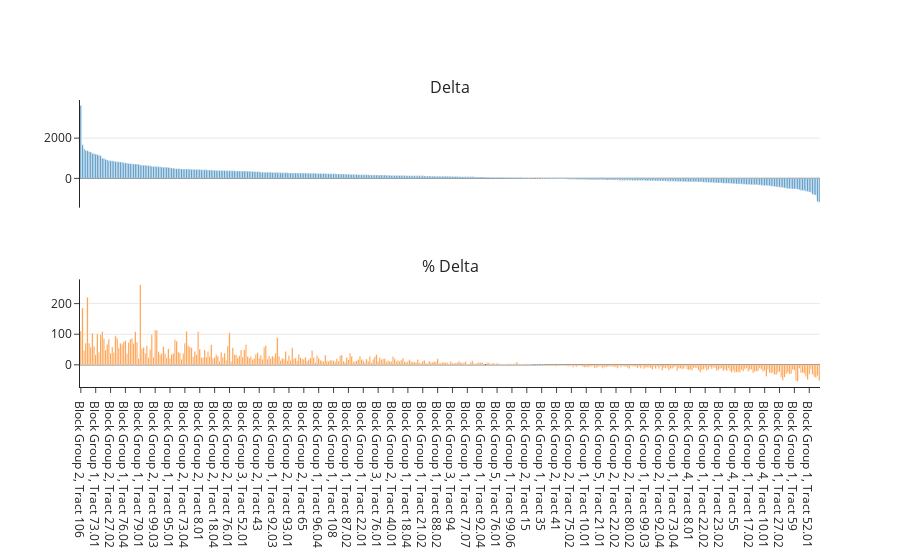

Source (notebook cell):
### Code cell
# Add the percentage to the analysis
fig = make_subplots(rows=2, cols=1, shared_xaxes=True, subplot_titles=('Delta', '% Delta'))

# Add absolute differences
fig.add_trace(
    go.Bar(x = features['name'], y = features['delta']),
    row=1, col=1
)

# Add percentage differences
fig.add_trace(
    go.Bar(x = features['name'], y = features['delta_percentage']),
    row=2, col=1
)

fig.update_layout(
    template='simple_white',
    xaxis = dict(visible=False, showticklabels=False),
    yaxis = dict(showgrid = True,  zeroline=True),
    yaxis2 = dict(showgrid = True,  zeroline=True),
    hovermode='x unified',
    showlegend=False

)

### Figure 1 — Plotly figure (JSON) as saved in the notebook; plotly's stock layout.template omitted (floating-point values rounded to 4 significant figures; data arrays with more than 128 entries replaced by an {"elided": "..."} marker saying what was removed)
{"data": [{"type": "bar", "x": {"elided": "448 str values"}, "xaxis": "x", "y": {"elided": "448 int values"}, "yaxis": "y"}, {"type": "bar", "x": {"elided": "448 str values"}, "xaxis": "x2", "y": {"elided": "448 float values"}, "yaxis": "y2"}], "layout": {"annotations": [{"font": {"size": 16}, "showarrow": false, "text": "Delta", "x": 0.5, "xanchor": "center", "xref": "paper", "y": 1, "yanchor": "bottom", "yref": "paper"}, {"font": {"size": 16}, "showarrow": false, "text": "% Delta", "x": 0.5, "xanchor": "center", "xref": "paper", "y": 0.375, "yanchor": "bottom", "yref": "paper"}], "hovermode": "x unified", "showlegend": false, "xaxis": {"anchor": "y", "domain": [0, 1], "matches": "x2", "showticklabels": false, "visible": false}, "xaxis2": {"anchor": "y2", "domain": [0, 1]}, "yaxis": {"anchor": "x", "domain": [0.625, 1], "showgrid": true, "zeroline": true}, "yaxis2": {"anchor": "x2", "domain": [0, 0.375], "showgrid": true, "zeroline": true}}}
